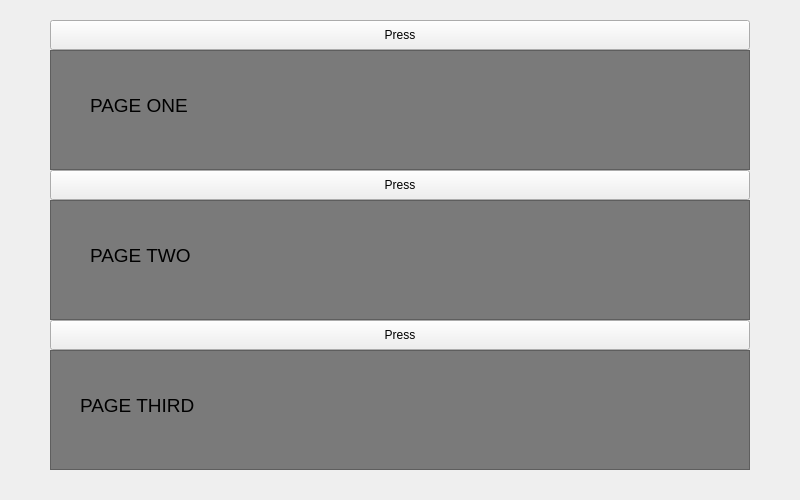
<?xml version="1.0" encoding="UTF-8"?>
<ui version="4.0">
 <class>MainWindow</class>
 <widget class="QMainWindow" name="MainWindow">
  <property name="geometry">
   <rect>
    <x>0</x>
    <y>0</y>
    <width>800</width>
    <height>500</height>
   </rect>
  </property>
  <property name="windowTitle">
   <string>Ali Ergün</string>
  </property>
  <widget class="QWidget" name="centralwidget">
   <widget class="QPushButton" name="pb_First">
    <property name="geometry">
     <rect>
      <x>50</x>
      <y>20</y>
      <width>700</width>
      <height>30</height>
     </rect>
    </property>
    <property name="text">
     <string>Press</string>
    </property>
    <property name="icon">
     <iconset theme="applications-engineering"/>
    </property>
   </widget>
   <widget class="QFrame" name="f_First">
    <property name="geometry">
     <rect>
      <x>50</x>
      <y>50</y>
      <width>700</width>
      <height>120</height>
     </rect>
    </property>
    <property name="styleSheet">
     <string notr="true">background-color: rgb(122, 122, 122);</string>
    </property>
    <property name="frameShape">
     <enum>QFrame::StyledPanel</enum>
    </property>
    <property name="frameShadow">
     <enum>QFrame::Raised</enum>
    </property>
    <widget class="QLabel" name="label">
     <property name="geometry">
      <rect>
       <x>40</x>
       <y>10</y>
       <width>611</width>
       <height>91</height>
      </rect>
     </property>
     <property name="text">
      <string>&lt;!DOCTYPE HTML PUBLIC &quot;-//W3C//DTD HTML 4.0//EN&quot; &quot;http://www.w3.org/TR/REC-html40/strict.dtd&quot;&gt;
&lt;html&gt;&lt;head&gt;&lt;meta name=&quot;qrichtext&quot; content=&quot;1&quot; /&gt;&lt;meta charset=&quot;utf-8&quot; /&gt;&lt;style type=&quot;text/css&quot;&gt;
p, li { white-space: pre-wrap; }
hr { height: 1px; border-width: 0; }
li.unchecked::marker { content: &quot;\2610&quot;; }
li.checked::marker { content: &quot;\2612&quot;; }
&lt;/style&gt;&lt;/head&gt;&lt;body style=&quot; font-family:'Segoe UI'; font-size:9pt; font-weight:400; font-style:normal;&quot;&gt;
&lt;p style=&quot; margin-top:12px; margin-bottom:12px; margin-left:0px; margin-right:0px; -qt-block-indent:0; text-indent:0px;&quot;&gt;&lt;span style=&quot; font-size:14pt;&quot;&gt;PAGE ONE&lt;/span&gt;&lt;/p&gt;&lt;/body&gt;&lt;/html&gt;</string>
     </property>
    </widget>
   </widget>
   <widget class="QPushButton" name="pb_Second">
    <property name="geometry">
     <rect>
      <x>50</x>
      <y>170</y>
      <width>700</width>
      <height>30</height>
     </rect>
    </property>
    <property name="text">
     <string>Press</string>
    </property>
    <property name="icon">
     <iconset theme="computer"/>
    </property>
   </widget>
   <widget class="QFrame" name="f_Second">
    <property name="geometry">
     <rect>
      <x>50</x>
      <y>200</y>
      <width>700</width>
      <height>120</height>
     </rect>
    </property>
    <property name="styleSheet">
     <string notr="true">background-color: rgb(122, 122, 122);</string>
    </property>
    <property name="frameShape">
     <enum>QFrame::StyledPanel</enum>
    </property>
    <property name="frameShadow">
     <enum>QFrame::Raised</enum>
    </property>
    <widget class="QLabel" name="label_2">
     <property name="geometry">
      <rect>
       <x>40</x>
       <y>10</y>
       <width>611</width>
       <height>91</height>
      </rect>
     </property>
     <property name="text">
      <string>&lt;!DOCTYPE HTML PUBLIC &quot;-//W3C//DTD HTML 4.0//EN&quot; &quot;http://www.w3.org/TR/REC-html40/strict.dtd&quot;&gt;
&lt;html&gt;&lt;head&gt;&lt;meta name=&quot;qrichtext&quot; content=&quot;1&quot; /&gt;&lt;meta charset=&quot;utf-8&quot; /&gt;&lt;style type=&quot;text/css&quot;&gt;
p, li { white-space: pre-wrap; }
hr { height: 1px; border-width: 0; }
li.unchecked::marker { content: &quot;\2610&quot;; }
li.checked::marker { content: &quot;\2612&quot;; }
&lt;/style&gt;&lt;/head&gt;&lt;body style=&quot; font-family:'Segoe UI'; font-size:9pt; font-weight:400; font-style:normal;&quot;&gt;
&lt;p style=&quot; margin-top:12px; margin-bottom:12px; margin-left:0px; margin-right:0px; -qt-block-indent:0; text-indent:0px;&quot;&gt;&lt;span style=&quot; font-size:14pt;&quot;&gt;PAGE TWO&lt;/span&gt;&lt;/p&gt;&lt;/body&gt;&lt;/html&gt;</string>
     </property>
    </widget>
   </widget>
   <widget class="QFrame" name="f_Third">
    <property name="geometry">
     <rect>
      <x>50</x>
      <y>350</y>
      <width>700</width>
      <height>120</height>
     </rect>
    </property>
    <property name="styleSheet">
     <string notr="true">background-color: rgb(122, 122, 122);</string>
    </property>
    <property name="frameShape">
     <enum>QFrame::StyledPanel</enum>
    </property>
    <property name="frameShadow">
     <enum>QFrame::Raised</enum>
    </property>
    <widget class="QLabel" name="label_3">
     <property name="geometry">
      <rect>
       <x>30</x>
       <y>10</y>
       <width>611</width>
       <height>91</height>
      </rect>
     </property>
     <property name="text">
      <string>&lt;!DOCTYPE HTML PUBLIC &quot;-//W3C//DTD HTML 4.0//EN&quot; &quot;http://www.w3.org/TR/REC-html40/strict.dtd&quot;&gt;
&lt;html&gt;&lt;head&gt;&lt;meta name=&quot;qrichtext&quot; content=&quot;1&quot; /&gt;&lt;meta charset=&quot;utf-8&quot; /&gt;&lt;style type=&quot;text/css&quot;&gt;
p, li { white-space: pre-wrap; }
hr { height: 1px; border-width: 0; }
li.unchecked::marker { content: &quot;\2610&quot;; }
li.checked::marker { content: &quot;\2612&quot;; }
&lt;/style&gt;&lt;/head&gt;&lt;body style=&quot; font-family:'Segoe UI'; font-size:9pt; font-weight:400; font-style:normal;&quot;&gt;
&lt;p style=&quot; margin-top:12px; margin-bottom:12px; margin-left:0px; margin-right:0px; -qt-block-indent:0; text-indent:0px;&quot;&gt;&lt;span style=&quot; font-size:14pt;&quot;&gt;PAGE THIRD&lt;/span&gt;&lt;/p&gt;&lt;/body&gt;&lt;/html&gt;</string>
     </property>
    </widget>
   </widget>
   <widget class="QPushButton" name="pb_Third">
    <property name="geometry">
     <rect>
      <x>50</x>
      <y>320</y>
      <width>700</width>
      <height>30</height>
     </rect>
    </property>
    <property name="text">
     <string>Press</string>
    </property>
    <property name="icon">
     <iconset theme="emblem-system"/>
    </property>
   </widget>
  </widget>
 </widget>
 <resources/>
 <connections/>
</ui>
